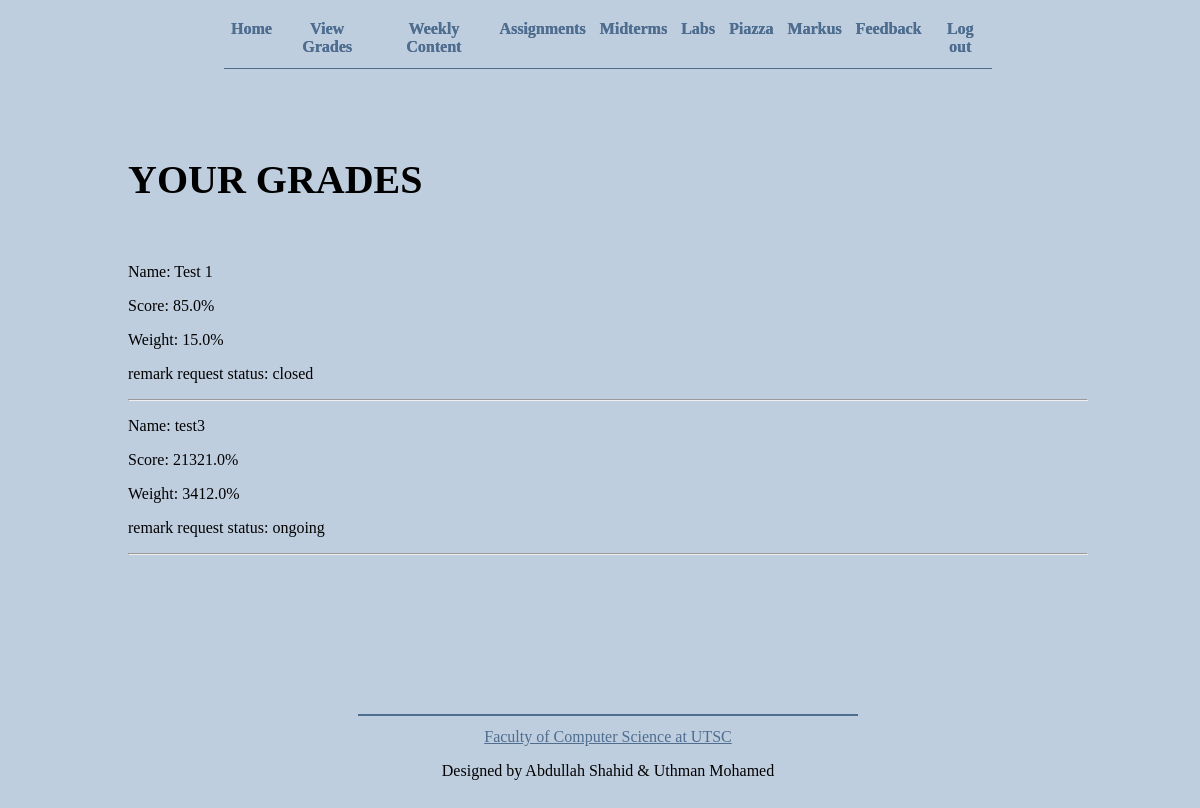
The page /view/grades (signed in) on the database its author committed.
### app.py (models this page shows, shortened)
class Grade(db.Model):
    __tablename__ = 'Grade'
    id = db.Column(db.Integer, primary_key = True)
    user_id = db.Column(db.Integer, db.ForeignKey('User.id'), nullable = False)
    ass_name = db.Column(db.String(30), nullable = False)
    score = db.Column(db.Float, nullable = False)
    weight = db.Column(db.Float, nullable = False)

### app.py (the view)
@app.route('/view/grades')
def view_grades():
    if 'username' not in session:
        return redirect(url_for('login'))
    if not session['is_student']:
        return redirect(url_for('root'))
    page_name = 'view_grades'
    grades = get_grades(session['username'])
    requests = []
    for grade in grades:
        remark_request = RemarkRequest.query.filter_by(grade_id = grade.id).first()
        if remark_request is None:
            requests.append("none")
        else:
            if remark_request.closed == 0:
                requests.append("ongoing")
            else:
                requests.append("closed")
    return render_template('view_grades.html', page_name = page_name, grades = grades, requests=requests)

### app.py (called while the page is built)
def get_grades(username):
    user = User.query.filter_by(username = username).first()
    return Grade.query.filter_by(user_id=user.id).all()

### templates/view_grades.html (shortened to what this page needs)
{% extends "template.html" %}
{% block content %}
{% if session.username %}
    <h1>Your grades</h1>
    {% if grades %}
    {% for grade in grades %}
        <div class="row">
            <p>Name: {{grade.ass_name}} </p>
            <p>Score: {{grade.score}}%</p>
            <p>Weight: {{grade.weight}}%</p>
            {% if requests[loop.index0] == 'none' %}
            <p>Submit a remark request:</p>
            <form action="/remark_request/{{grade.id}}" method="post">
                <p>Explain what should be remarked:</p>
                <textarea name="remarkContent" required></textarea>
                <button type="submit">Submit</button>
            </form>
            {% else %}
            <p>remark request status: {{requests[loop.index0]}}</p>
            {%endif%}
        </div>
        <hr>
    {% endfor %}
    {% else %}
    <p>You do not have any grades yet.</p>
    {% endif %}
{%endif%}
{% endblock %}

### static/css/template.css (style rules this page uses)
* { box-sizing: border-box; }
html, body { height: 100%; width: 100%; font-family: 'Georgia', 'Times New Roman', Times, serif; background-color: rgb(191, 206, 223); }
body { display: flex; flex-direction: column; align-items: center; text-align: center; }

### static/css/view_grades.css (style rules this page uses)
* { box-sizing: border-box; }
html, body { height: 100%; width: 100%; font-family: 'Georgia', 'Times New Roman', Times, serif; background-color: rgb(191, 206, 223); }
body { display: flex; flex-direction: column; align-items: center; text-align: center; }
h1 { text-transform: uppercase; font-size: 40px; margin-bottom: 60px; }

### rows shown on the page
Grade: ass_name "Test 1", score "85.0", weight "15.0", requests "closed"
Grade: ass_name "test3", score "21321.0", weight "3412.0", requests "ongoing"
